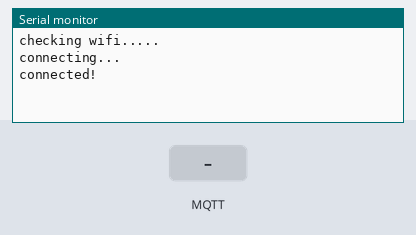
Simulated run of this sketch. Board: ESP32. Shown: the last lines printed to the serial monitor. The test bench sets the inputs (shaded band). WiFi joins after 1.5 s; servers stay silent unless stated; no MQTT or app messages arrive unless stated.

Above: at 3.2 s.
3.3 s: MQTT message "/door" arrives on the first subscribed topic
At 3.9 s:
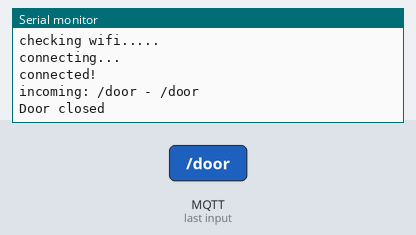
4.8 s: MQTT message "1" arrives on the first subscribed topic
At 6.0 s:
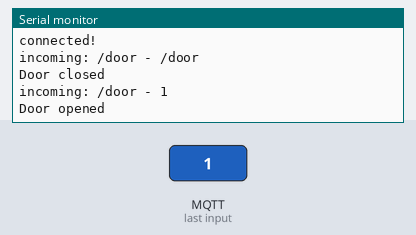
6.3 s: MQTT message "on" arrives on the first subscribed topic
At 7.4 s:
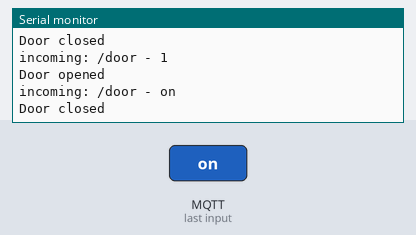

The sketch:

LiftTime.ino
```cpp
#include <WiFi.h>
#include <MQTT.h>

// wifi credentials
const char ssid[] = "VinaWLAN";
const char pass[] = "10052018";

WiFiClient net;
MQTTClient client;

unsigned long lastMillis = 0;

void setup() {
  Serial.begin(115200);
  WiFi.begin(ssid, pass);

  client.begin("broker.shiftr.io", net);
  client.onMessage(messageReceived);

  connect();
}

void loop() {
  client.loop();
  delay(10);  // <- fixes some issues with WiFi stability

  if (!client.connected()) {
    connect();
  }

  /*
    // publish a message roughly every second.
    if (millis() - lastMillis > 1000) {
      lastMillis = millis();
      client.publish("/hello", "world");
    }
  */

  /*
    if (millis() - lastMillis > 5000) {
      int sensorValue_1=random(100);  // replace with your sensor value
      int sensorValue_2=random(100);  // replace with your sensor value
      client.publish("temperature", String(sensorValue_1),true,1);
      client.publish("humidity", String(sensorValue_1),true,1);
      lastMillis = millis();
    }
  */
}

void connect() {
  Serial.print("checking wifi...");
  while (WiFi.status() != WL_CONNECTED) {
    Serial.print(".");
    delay(1000);
  }

  Serial.print("\nconnecting...");
  while (!client.connect("arduino", "df1c422c", "caafed03af1b983e")) {
    Serial.print(".");
    delay(1000);
  }

  Serial.println("\nconnected!");

  client.subscribe("/door");
}

void messageReceived(String &topic, String &payload) {
  Serial.println("incoming: " + topic + " - " + payload);

  if (topic == "/door") {
    processDoorTopicMessage(payload);
  }
}

void processDoorTopicMessage(String message) {
  if (message.toInt() == 1) {
    Serial.println("Door opened");

  } else {
    Serial.println("Door closed");

  }
}
```

Measured:
- after the input at 3.3 s, the serial monitor: prints a new line at once (image 1)
- after the input at 4.8 s, the serial monitor: prints a new line at once (image 2)
- after the input at 6.3 s, the serial monitor: prints a new line at once (image 3)
